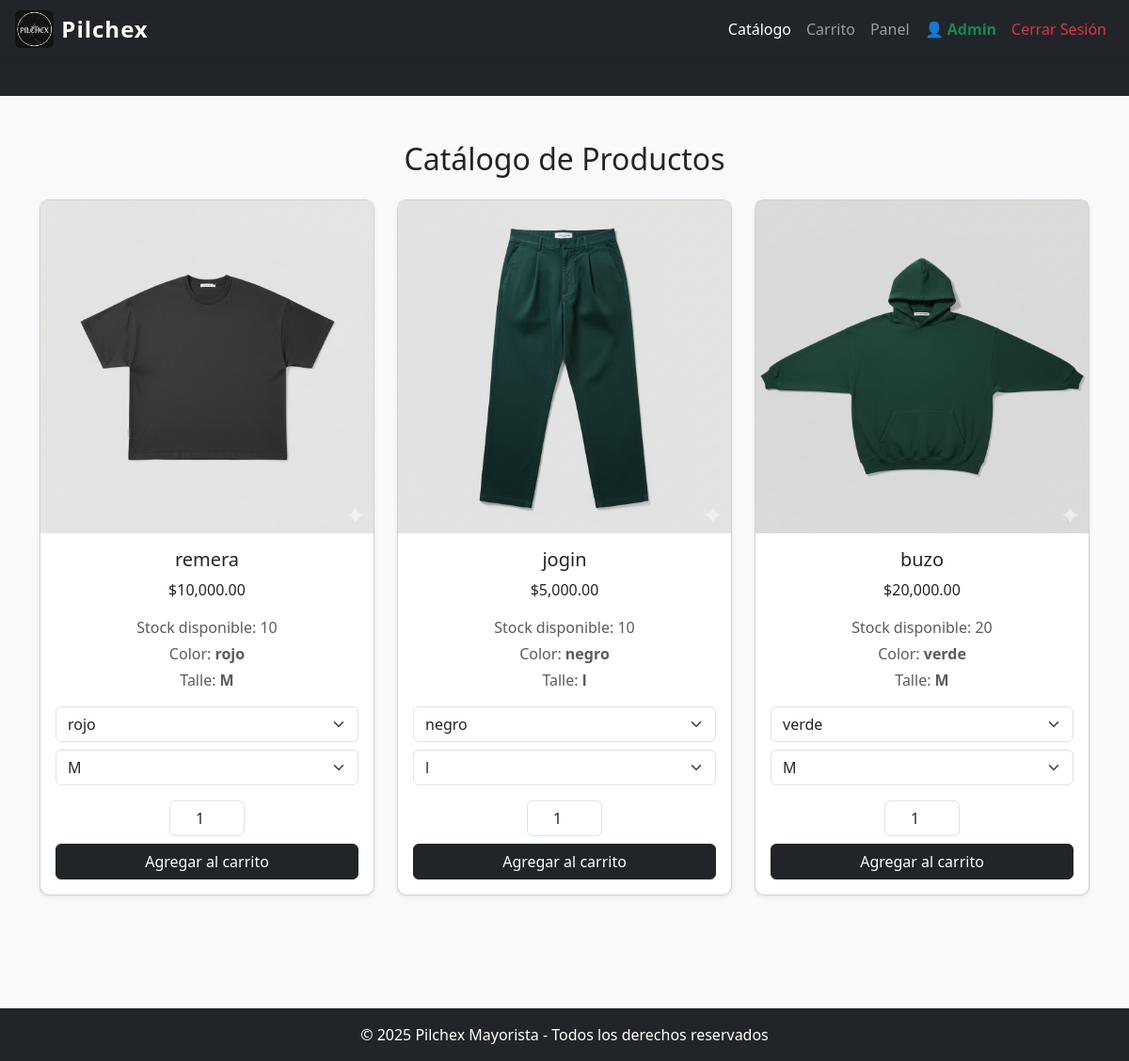
/TP-final-ropa-main/TP_FINAL_ROPA/productos.php (signed in), run on the app's committed database.
### tables this page shows
CREATE TABLE `productos` (
  `id` int(11) NOT NULL,
  `nombre` varchar(100) DEFAULT NULL,
  `descripcion` text DEFAULT NULL,
  `precio` decimal(10,2) DEFAULT NULL,
  `imagen` varchar(255) DEFAULT NULL,
  `stock` int(11) NOT NULL DEFAULT 0,
  `color` varchar(100) DEFAULT NULL,
  `talle` varchar(100) DEFAULT NULL
);

### TP-final-ropa-main/TP_FINAL_ROPA/productos.php (the view, shortened to what this page needs)
<?php
include("conexion.php");
$usuario_logueado = isset($_SESSION['usuario_id']);
$usuario_id = $usuario_logueado ? $_SESSION['usuario_id'] : null;
if ($usuario_logueado) {
    $carrito_query = $conn->query("SELECT id FROM carritos WHERE usuario_id = $usuario_id");
    if ($carrito_query->num_rows > 0) {
        $carrito_id = $carrito_query->fetch_assoc()['id'];
    } else {
        $conn->query("INSERT INTO carritos (usuario_id) VALUES ($usuario_id)");
    }
}
$resultado = $conn->query("SELECT * FROM productos");
?>
<!DOCTYPE html>
<html lang="es">
<head>
  <link href="https://cdn.jsdelivr.net/npm/bootstrap@5.3.3/dist/css/bootstrap.min.css" rel="stylesheet">
  <link href="style.css" rel="stylesheet">
</head>
<body>
<nav class="navbar navbar-expand-lg navbar-dark bg-dark shadow-sm">
  <div class="container-fluid px-3">
    <a class="navbar-brand d-flex align-items-center" href="index.php">
      <img src="pilchex.png" alt="Logo Pilchex">
      <span>Pilchex</span>
    </a>
    <div class="collapse navbar-collapse" id="navbarNav">
      <ul class="navbar-nav ms-auto">
        <li class="nav-item"><a class="nav-link active" href="productos.php">Catálogo</a></li>
        <li class="nav-item"><a class="nav-link" href="carrito.php">Carrito</a></li>
        <?php if ($usuario_logueado): ?>
          <?php if ($_SESSION['usuario_rol'] === 'empleado' || $_SESSION['usuario_rol'] === 'admin'): ?>
            <li class="nav-item"><a class="nav-link" href="panel_empleado.php">Panel</a></li>
          <?php endif; ?>
          <li class="nav-item"><a class="nav-link text-success fw-bold" href="#">👤 <?= htmlspecialchars($_SESSION['usuario_nombre']) ?></a></li>
          <li class="nav-item"><a class="nav-link text-danger" href="logout.php">Cerrar Sesión</a></li>
        <?php else: ?>
          <li class="nav-item"><a class="nav-link" href="login.php">Iniciar Sesión</a></li>
          <li class="nav-item"><a class="nav-link" href="registro.php">Registrarse</a></li>
        <?php endif; ?>
      </ul>
    </div>
  </div>
</nav>
<div class="marquesina bg-dark text-white text-center py-2">
  <span>🧾 MÍNIMO DE COMPRA $100.000 - PILCHEX MAYORISTA DE ROPA 🧾 - ENVÍO A TODO EL PAÍS 🌐</span>
</div>
<div class="container py-5">
  <h2 class="text-center mb-4">Catálogo de Productos</h2>
  <div class="row">
    <?php while ($row = $resultado->fetch_assoc()): ?>
      <div class="col-md-4 mb-4">
        <div class="card shadow-sm">
          <?php
           $img = trim($row['imagen']);
            if (!empty($img) && strpos($img, 'uploads/') === 0 && file_exists($img)) {
                $src = $img;
            }
            elseif (filter_var($img, FILTER_VALIDATE_URL)) {
                $src = $img;
            }
            else {
                $src = "https://via.placeholder.com/300x200?text=Sin+Imagen";
            }
          ?>
          <img src="<?= htmlspecialchars($src) ?>" class="card-img-top" alt="<?= htmlspecialchars($row['nombre']) ?>">
          <div class="card-body text-center">
            <h5 class="card-title"><?= htmlspecialchars($row['nombre']) ?></h5>
            <p class="card-text">$<?= number_format($row['precio'], 2) ?></p>
            <p class="text-muted mb-1">Stock disponible: <?= $row['stock'] ?></p>
            <p class="text-muted mb-1">Color: <strong><?= htmlspecialchars($row['color']) ?></strong></p>
            <p class="text-muted mb-3">Talle: <strong><?= htmlspecialchars($row['talle']) ?></strong></p>
            <form method="POST" class="mt-2">
              <select name="color" class="form-select mb-2" required>
                <option value="<?= htmlspecialchars($row['color']) ?>"><?= htmlspecialchars($row['color']) ?></option>
              </select>
              <select name="talle" class="form-select mb-3" required>
                <option value="<?= htmlspecialchars($row['talle']) ?>"><?= htmlspecialchars($row['talle']) ?></option>
              </select>
              <div class="mb-2">
                <input type="number" name="cantidad" value="1" min="1" max="<?= $row['stock'] ?>" class="form-control text-center" style="width:80px;margin:auto;">
              </div>
              <?php if ($row['stock'] > 0): ?>
                <?php if ($usuario_logueado): ?>
                  <button type="submit" name="agregar" class="btn btn-dark w-100">
                    Agregar al carrito
                  </button>
                <?php else: ?>
                  <a href="login.php" class="btn btn-secondary w-100">Inicia sesión para comprar</a>
                <?php endif; ?>
              <?php else: ?>
                <button class="btn btn-secondary w-100" disabled>Sin stock</button>
              <?php endif; ?>
            </form>
          </div>
        </div>
      </div>
    <?php endwhile; ?>
  </div>
</div>
<footer class="bg-dark text-white text-center py-3 mt-5">
  © 2025 Pilchex Mayorista - Todos los derechos reservados
</footer>
</body>
</html>

### TP-final-ropa-main/TP_FINAL_ROPA/style.css (style rules this page uses)
body { background-color: #f8f9fa; }
.navbar-brand { font-weight: bold; }
.marquesina { background: #343a40; color: #e9ecef; font-weight: 500; font-size: 0.9rem; padding: 6px 0; overflow: hidden; white-space: nowrap; border-bottom: 2px solid #212529; }
.marquesina span { display: inline-block; padding-left: 100%; animation: moverTexto 25s linear infinite; }
footer { background: #212529; color: white; padding: 20px 0; text-align: center; margin-top: 50px; }
.navbar-brand img { height: 40px; width: auto; margin-right: 8px; border-radius: 6px; }
.navbar-brand { font-size: 1.5rem; font-weight: bold; letter-spacing: 1px; }
.navbar { padding-top: 6px; padding-bottom: 6px; }
.card { border-radius: 10px; }

### data on the page
productos: imagen (picture), nombre "remera", precio "10,000.00", stock "10", color "rojo", talle "M", shows "Agregar al carrito"
productos: imagen (picture), nombre "jogin", precio "5,000.00", stock "10", color "negro", talle "l", shows "Agregar al carrito"
productos: imagen (picture), nombre "buzo", precio "20,000.00", stock "20", color "verde", talle "M", shows "Agregar al carrito"

### other printed values
$_SESSION['usuario_nombre'] "Admin"
